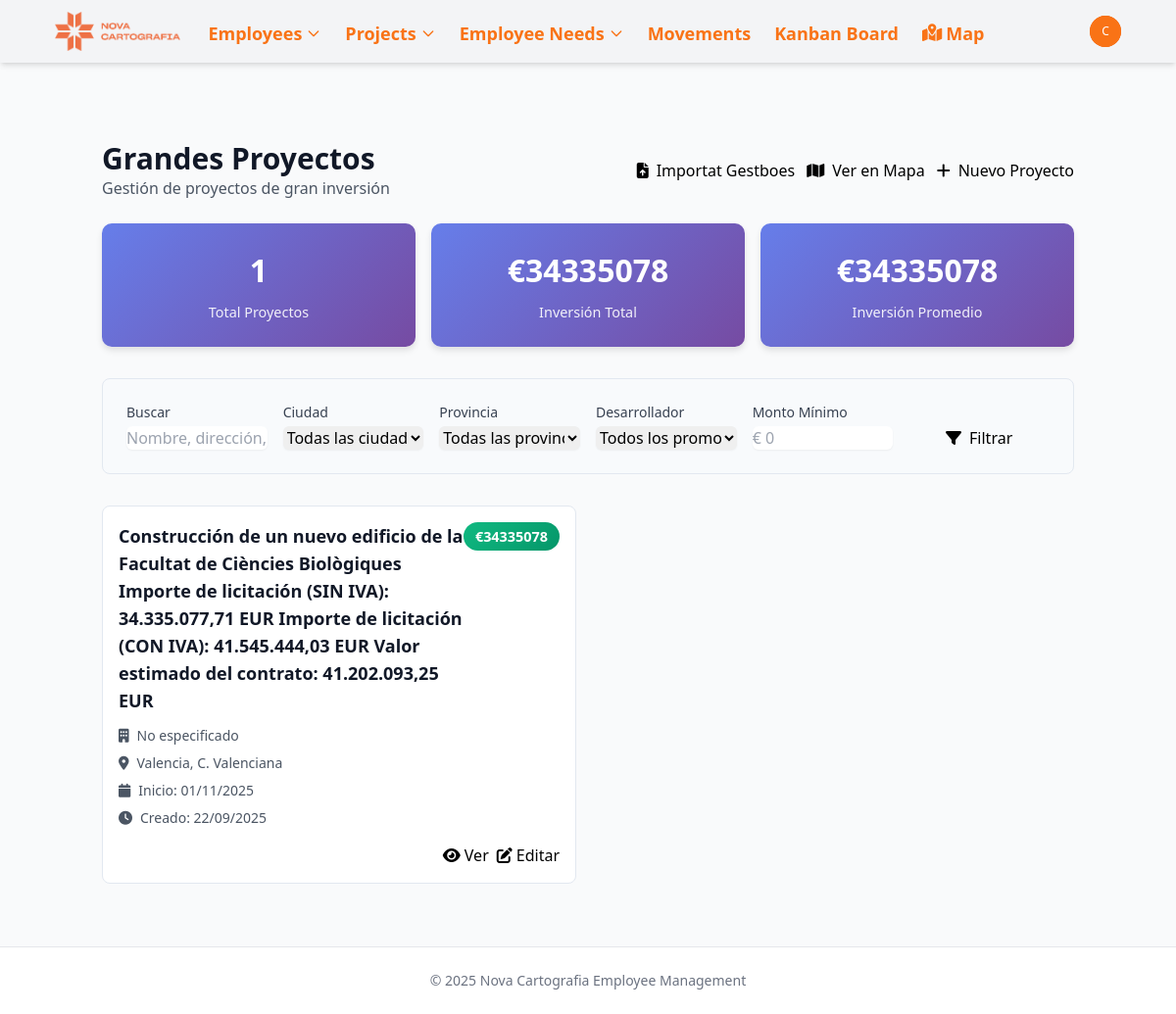
/maps/big-projects/ (signed in), run on an earlier commit of the app's database.
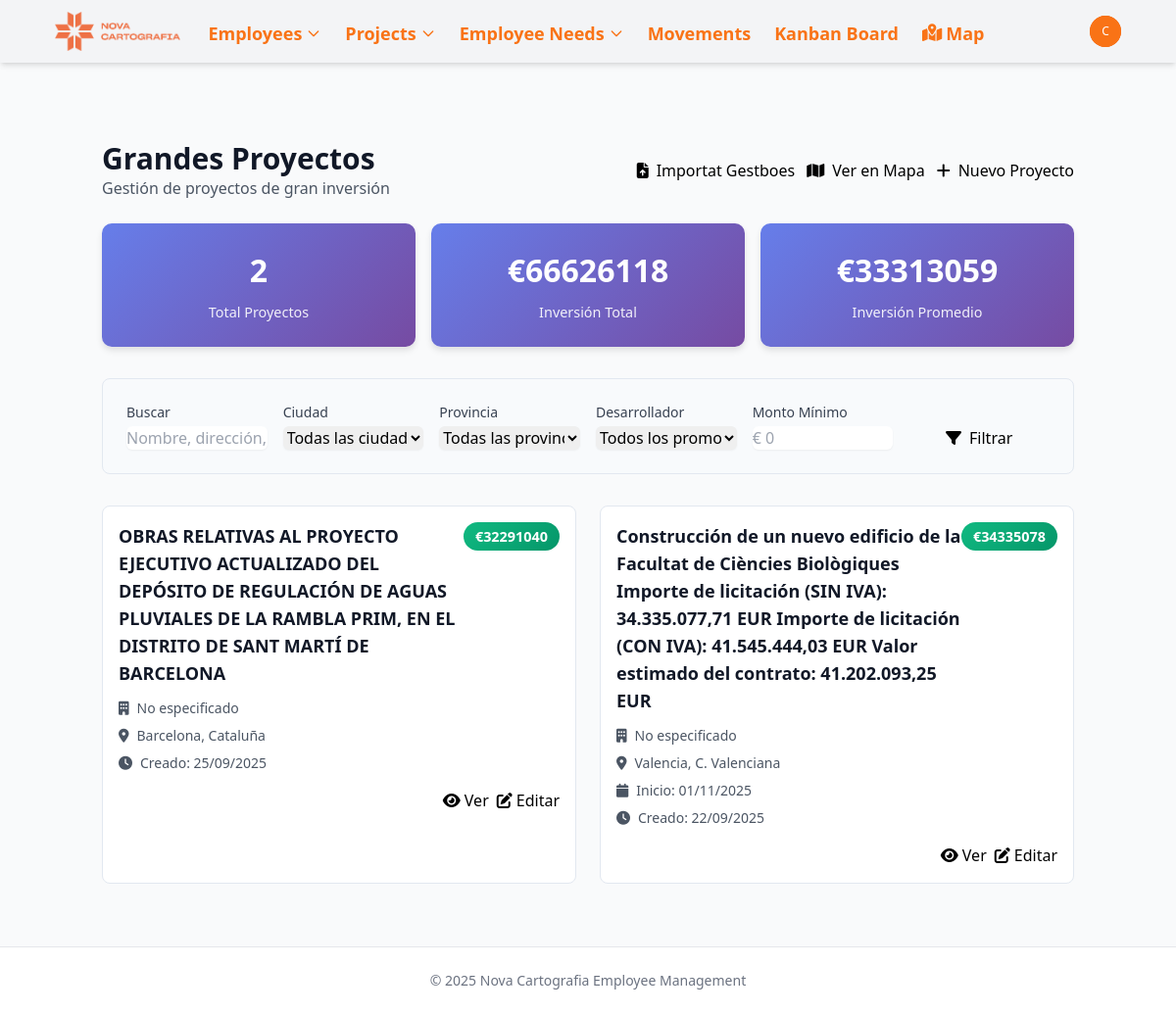
And on a later commit of the database.
### project_maps/models.py (models this page shows, shortened)
class BigProjectLocation(models.Model):
    name = models.CharField(max_length=255, verbose_name="Nombre del Proyecto")
    amount = models.DecimalField(
        max_digits=12,
        decimal_places=2,
        verbose_name="Importe",
        help_text="Importe en euros"
    )
    developer = models.CharField(
        max_length=255,
        verbose_name="Desarrollador/Constructor",
        blank=True,
        null=True
    )
    address = models.TextField(verbose_name="Dirección", blank=True, null=True)
    city = models.CharField(max_length=100, verbose_name="Ciudad", blank=True, null=True)
    province = models.CharField(max_length=100, verbose_name="Provincia", blank=True, null=True)
    country = models.CharField(
        max_length=100,
        verbose_name="País",
        default="España"
    )
    latitude = models.FloatField(verbose_name="Latitud")
    longitude = models.FloatField(verbose_name="Longitud")
    start_date = models.DateField(
        verbose_name="Fecha de Inicio",
        blank=True,
        null=True
    )
    description = models.TextField(
        verbose_name="Descripción",
        blank=True,
        null=True
    )
    created_at = models.DateTimeField(auto_now_add=True, verbose_name="Creado en")
    updated_at = models.DateTimeField(auto_now=True, verbose_name="Actualizado en")
    class Meta:
        verbose_name = "Gran Proyecto"
        verbose_name_plural = "Grandes Proyectos"
        ordering = ['-amount', 'name']
        db_table = 'project_maps_bigprojectlocation'

### project_maps/views.py (the view)
# urls.py: path('big-projects/', views.big_project_list, name='big_project_list'),
@login_required
def big_project_list(request):
    search_query = request.GET.get('search', '')
    city_filter = request.GET.get('city', '')
    province_filter = request.GET.get('province', '')
    developer_filter = request.GET.get('developer', '')
    min_amount = request.GET.get('min_amount', '')
    max_amount = request.GET.get('max_amount', '')
    queryset = BigProjectLocation.objects.all().order_by('-created_at')
    if search_query:
        queryset = queryset.filter(
            Q(name__icontains=search_query) |
            Q(address__icontains=search_query) |
            Q(developer__icontains=search_query)
        )
    if city_filter:
        queryset = queryset.filter(city__icontains=city_filter)
    if province_filter:
        queryset = queryset.filter(province__icontains=province_filter)
    if developer_filter:
        queryset = queryset.filter(developer__icontains=developer_filter)
    if min_amount:
        try:
            queryset = queryset.filter(amount__gte=float(min_amount))
        except ValueError:
            pass
    if max_amount:
        try:
            queryset = queryset.filter(amount__lte=float(max_amount))
        except ValueError:
            pass
    stats = queryset.aggregate(
        total_projects=Count('id'),
        total_amount=Sum('amount'),
        avg_amount=Avg('amount'),
    )
    paginator = Paginator(queryset, 12)  # 12 proyectos por página
    page_number = request.GET.get('page')
    page_obj = paginator.get_page(page_number)
    cities = BigProjectLocation.objects.values_list('city', flat=True).distinct().exclude(city__isnull=True).exclude(city='')
    provinces = BigProjectLocation.objects.values_list('province', flat=True).distinct().exclude(province__isnull=True).exclude(province='')
    developers = BigProjectLocation.objects.values_list('developer', flat=True).distinct().exclude(developer__isnull=True).exclude(developer='')
    context = {
        'big_projects': page_obj,
        'stats': stats,
        'search_query': search_query,
        'city_filter': city_filter,
        'province_filter': province_filter,
        'developer_filter': developer_filter,
        'min_amount': min_amount,
        'max_amount': max_amount,
        'cities': sorted([city for city in cities if city]),
        'provinces': sorted([province for province in provinces if province]),
        'developers': sorted([developer for developer in developers if developer]),
        'page_obj': page_obj,
    }
    return render(request, 'project_maps/big_project_list.html', context)

### templates/project_maps/big_project_list.html (shortened to what the changed rows need)
{% extends 'base.html' %}
{% load static %}
{% block content %}
<div class="container mx-auto px-4 py-6">
    <div class="flex justify-between items-center mb-6">
        <div>
            <h1 class="text-3xl font-bold text-gray-900">Grandes Proyectos</h1>
        </div>
    </div>
    <div class="stats-grid">
        <div class="stat-card">
            <div class="stat-number">{{ stats.total_projects|default:0 }}</div>
            <div class="stat-label">Total Proyectos</div>
        </div>
        <div class="stat-card">
            <div class="stat-number">€{{ stats.total_amount|floatformat:0|default:"0" }}</div>
            <div class="stat-label">Inversión Total</div>
        </div>
        <div class="stat-card">
            <div class="stat-number">€{{ stats.avg_amount|floatformat:0|default:"0" }}</div>
            <div class="stat-label">Inversión Promedio</div>
        </div>
    </div>
    <div class="grid grid-cols-1 lg:grid-cols-2 gap-6">
        {% for project in big_projects %}
            <div class="project-card bg-white">
                <div class="flex justify-between items-start mb-3">
                    <h3 class="text-lg font-semibold text-gray-900">
                        <a href="{% url 'big_project_detail' project.pk %}" class="hover:text-indigo-600">
                            {{ project.name }}
                        </a>
                    </h3>
                    <span class="amount-badge">€{{ project.amount|floatformat:0 }}</span>
                </div>
                <div class="space-y-2 text-sm text-gray-600">
                    {% if project.developer %}
                        <div><i class="fas fa-building mr-2"></i>{{ project.developer }}</div>
                    {% endif %}
                    {% if project.city or project.province %}
                        <div><i class="fas fa-map-marker-alt mr-2"></i>{{ project.city|default:"" }}{% if project.city and project.province %}, {% endif %}{{ project.province|default:"" }}</div>
                    {% endif %}
                    {% if project.start_date %}
                        <div><i class="fas fa-calendar mr-2"></i>Inicio: {{ project.start_date|date:"d/m/Y" }}</div>
                    {% endif %}
                    <div><i class="fas fa-clock mr-2"></i>Creado: {{ project.created_at|date:"d/m/Y" }}</div>
                </div>
                <div class="mt-4 flex justify-end space-x-2">
                    <a href="{% url 'big_project_detail' project.pk %}" class="btn btn-sm btn-secondary">
                        <i class="fas fa-eye mr-1"></i>Ver
                    </a>
                    <a href="{% url 'big_project_edit' project.pk %}" class="btn btn-sm btn-primary">
                        <i class="fas fa-edit mr-1"></i>Editar
                    </a>
                </div>
            </div>
        {% endfor %}
    </div>
</div>
{% endblock %}

What changed in the data, as far as the page shows it:
added BigProjectLocation: name "OBRAS RELATIVAS AL PROYECTO EJECUTIVO ACTUALIZADO DEL DEPÓSITO DE REGULACIÓN DE AGUAS PLUVIALES DE LA RAMBLA PRIM, EN EL DISTRITO DE SANT MARTÍ DE BARCELONA", amount "32291040", developer "No especificado", city "Barcelona", province "Cataluña", created_at "25/09/2025"
Also different on the page:
{{ stats.total_projects|default:0 }}: "1" → "2"
{{ stats.total_amount|floatformat:0|default:"0" }}: "34335078" → "66626118"
{{ stats.avg_amount|floatformat:0|default:"0" }}: "34335078" → "33313059"
